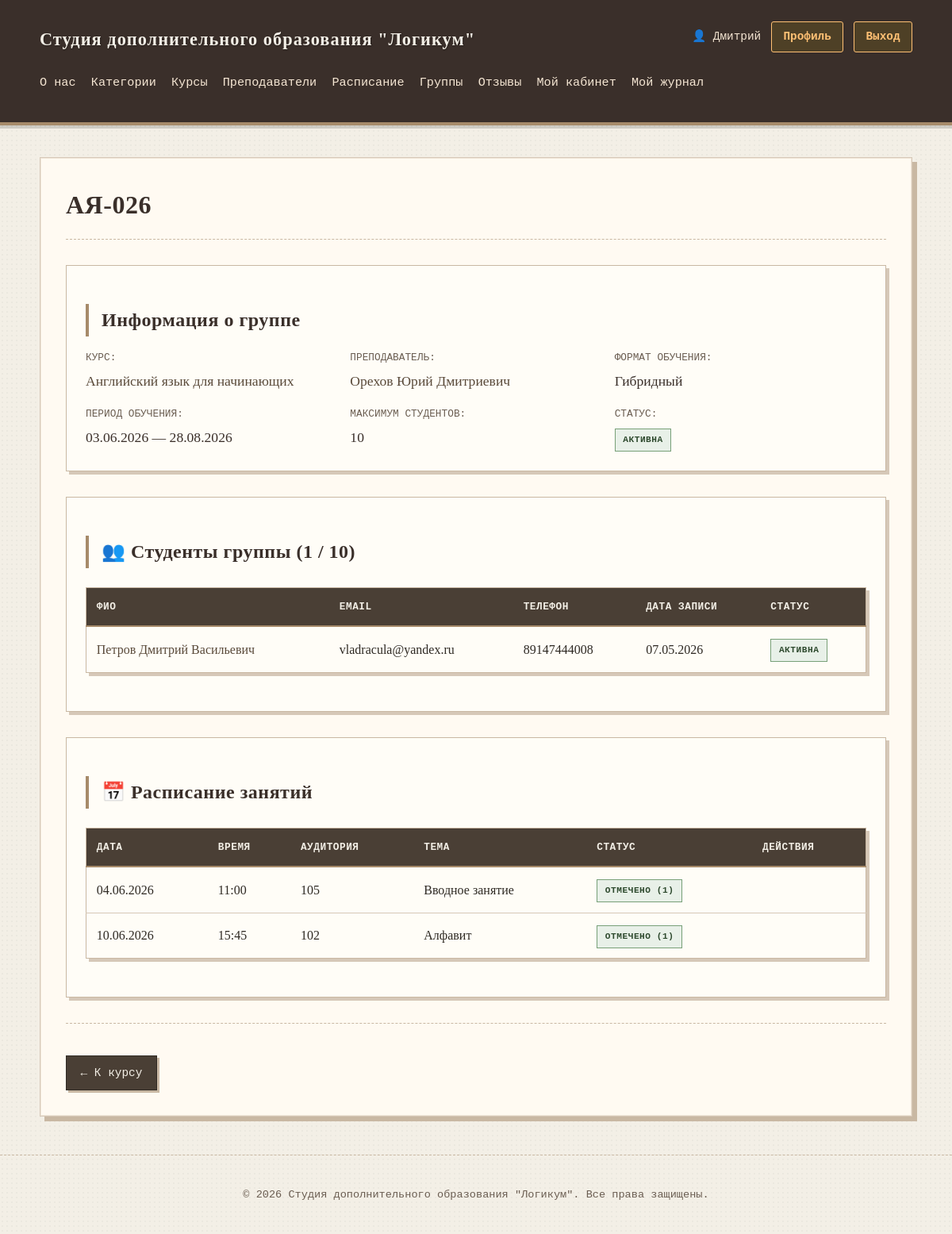
/education/group/1/ (signed in), run on the app's committed database.
### education/models.py (models this page shows, shortened)
class Group(models.Model):
    FORMAT_CHOICES = [
        ('offline', 'Очно'),
        ('online', 'Онлайн'),
        ('hybrid', 'Гибридный'),
    ]
    course = models.ForeignKey(Course, on_delete=models.CASCADE, related_name='groups', verbose_name="Курс")
    teacher = models.ForeignKey(Teacher, on_delete=models.SET_NULL, null=True, related_name='groups', verbose_name="Преподаватель")
    name = models.CharField(max_length=100, verbose_name="Название группы")
    start_date = models.DateField(verbose_name="Дата начала")
    end_date = models.DateField(verbose_name="Дата окончания")
    format = models.CharField(max_length=20, choices=FORMAT_CHOICES, verbose_name="Формат обучения")
    max_students = models.PositiveIntegerField(default=10, verbose_name="Макс. студентов")
    is_active = models.BooleanField(default=True, verbose_name="Активна")
    class Meta:
        db_table = 'groups'
        verbose_name = 'Группа'
        verbose_name_plural = 'Группы'
        ordering = ['-start_date']

class Course(models.Model):
    class Status(models.IntegerChoices):
        DRAFT = 0, 'Черновик'
        PUBLISHED = 1, 'Опубликован'
    category = models.ForeignKey(
        Category,
        on_delete=models.SET_NULL,
        null=True,
        related_name='courses',
        verbose_name="Категория"
    )
    title = models.CharField(max_length=100, verbose_name="Название")
    slug = models.SlugField(max_length=100, unique=True, db_index=True, verbose_name="URL")
    description = models.TextField(verbose_name="Краткое описание")
    full_description = models.TextField(blank=True, verbose_name="Полное описание")
    duration_hours = models.IntegerField(verbose_name="Длительность (часы)")
    price = models.DecimalField(max_digits=10, decimal_places=2, verbose_name="Стоимость")
    status = models.IntegerField(
        choices=Status.choices,
        default=Status.DRAFT,
        verbose_name="Статус"
    )
    time_create = models.DateTimeField(auto_now_add=True, verbose_name="Дата создания")
    time_update = models.DateTimeField(auto_now=True, verbose_name="Дата изменения")
    class Meta:
        db_table = 'courses'
        verbose_name = 'Курс'
        verbose_name_plural = 'Курсы'
        ordering = ['-time_create']
    def get_absolute_url(self):
        return reverse('course-detail-slug', kwargs={'course_slug': self.slug})

class Teacher(models.Model):
    user = models.OneToOneField(
        User,
        on_delete=models.CASCADE,
        null=True,
        blank=True,
        related_name='teacher_profile',
        verbose_name="Пользователь"
    )
    first_name = models.CharField(max_length=50, verbose_name="Имя")
    last_name = models.CharField(max_length=50, verbose_name="Фамилия")
    middle_name = models.CharField(max_length=50, blank=True, verbose_name="Отчество")
    specialization = models.CharField(max_length=100, verbose_name="Специализация")
    phone = models.CharField(max_length=20, verbose_name="Телефон")
    email = models.EmailField(max_length=100, blank=True, verbose_name="Email")
    bio = models.TextField(blank=True, verbose_name="Биография")
    photo = models.ImageField(
        upload_to='teachers/%Y/%m/',
        blank=True,
        null=True,
        verbose_name="Фото",
        validators=[
            FileExtensionValidator(allowed_extensions=['jpg', 'jpeg', 'png', 'gif']),
            validate_image_size
        ],
        help_text="Поддерживаются форматы: JPG, PNG, GIF. Максимальный размер: 5 МБ"
    )
    is_active = models.BooleanField(default=True, verbose_name="Активен")
    class Meta:
        db_table = 'teachers'
        verbose_name = 'Преподаватель'
        verbose_name_plural = 'Преподаватели'
        ordering = ['last_name', 'first_name']
    def get_full_name(self):
        parts = [self.last_name, self.first_name]
        if self.middle_name:
            parts.append(self.middle_name)
        return ' '.join(parts)

class Enrollment(models.Model):
    student = models.ForeignKey(Student, on_delete=models.CASCADE, related_name='enrollments', verbose_name="Студент")
    group = models.ForeignKey(Group, on_delete=models.CASCADE, related_name='enrollments', verbose_name="Группа")
    enrollment_date = models.DateField(auto_now_add=True, verbose_name="Дата записи")
    is_active = models.BooleanField(default=True, verbose_name="Активная запись")
    class Meta:
        db_table = 'enrollments'
        verbose_name = 'Запись на курс'
        verbose_name_plural = 'Записи на курсы'
        unique_together = ['student', 'group']

class Student(models.Model):
    user = models.OneToOneField(
        User,
        on_delete=models.CASCADE,
        null=True,
        blank=True,
        related_name='student_profile',
        verbose_name="Пользователь"
    )
    first_name = models.CharField(max_length=50, verbose_name="Имя")
    last_name = models.CharField(max_length=50, verbose_name="Фамилия")
    middle_name = models.CharField(max_length=50, blank=True, verbose_name="Отчество")
    phone = models.CharField(max_length=20, verbose_name="Телефон")
    email = models.EmailField(max_length=100, verbose_name="Email", unique=True)
    birth_date = models.DateField(verbose_name="Дата рождения")
    time_create = models.DateTimeField(auto_now_add=True, verbose_name="Дата регистрации")
    class Meta:
        db_table = 'students'
        verbose_name = 'Студент'
        verbose_name_plural = 'Студенты'
        ordering = ['last_name', 'first_name']
    def get_full_name(self):
        parts = [self.last_name, self.first_name]
        if self.middle_name:
            parts.append(self.middle_name)
        return ' '.join(parts)

class Schedule(models.Model):
    group = models.ForeignKey(Group, on_delete=models.CASCADE, related_name='schedule', verbose_name="Группа")
    date = models.DateField(verbose_name="Дата занятия")
    time = models.TimeField(verbose_name="Время занятия")
    classroom = models.CharField(max_length=50, verbose_name="Аудитория")
    topic = models.CharField(max_length=200, blank=True, verbose_name="Тема занятия")
    class Meta:
        db_table = 'schedule'
        verbose_name = 'Расписание'
        verbose_name_plural = 'Расписание'
        ordering = ['date', 'time']
        unique_together = ['group', 'date', 'time']  # Нельзя два занятия в одно время у одной группы

### education/views.py (the view)
# urls.py: path('group/<int:group_id>/', views.group_detail, name='group-detail'),
@login_required(login_url=settings.LOGIN_URL)
def group_detail(request, group_id):
    group = get_object_or_404(Group.objects.select_related('course', 'teacher'), id=group_id)
    enrollments = group.enrollments.select_related('student').all()
    schedule = group.schedule.all().order_by('date', 'time')
    performance = Performance.objects.filter(
        schedule__group=group
    ).select_related('student', 'schedule').order_by('-schedule__date')
    data = {
        'title': f'Группа: {group.name}',
        'group': group,
        'enrollments': enrollments,
        'schedule': schedule,
        'performance': performance,
    }
    return render(request, 'education/group_detail.html', data)

### education/context_processors.py (called while the page is built)
def user_groups(request):
    if request.user.is_authenticated:
        groups = list(request.user.groups.values_list('name', flat=True))
        return {'user_groups': groups}
    return {'user_groups': []}

def user_permissions(request):
    context = {
        'user_groups': [],
        'is_admin': False,
        'is_teacher': False,
        'is_student': False,
        'is_marketer': False,
    }
    if request.user.is_authenticated:
        groups = list(request.user.groups.values_list('name', flat=True))
        context['user_groups'] = groups
        context['is_admin'] = request.user.is_superuser or 'Администраторы' in groups
        context['is_teacher'] = 'Преподаватели' in groups
        context['is_student'] = 'Студенты' in groups
        context['is_marketer'] = 'Маркетологи' in groups
    return context

### education/templates/education/group_detail.html (shortened to what this page needs)
{% extends 'base.html' %}
{% load static %}
{% block content %}
    <div class="group-detail">
        <div class="page-header">
            <h1>{{ group.name }}</h1>
        </div>
        <div class="group-info-section">
            <h2>Информация о группе</h2>
            <div class="info-grid">
                <div class="info-item">
                    <span class="info-label">Курс:</span>
                    <span class="info-value">
                        <a href="{{ group.course.get_absolute_url }}">{{ group.course.title }}</a>
                    </span>
                </div>
                <div class="info-item">
                    <span class="info-label">Преподаватель:</span>
                    <span class="info-value">
                        {% if group.teacher %}
                        <a href="{% url 'teacher-detail' group.teacher.id %}">{{ group.teacher.get_full_name }}</a>
                        {% else %}
                        <span class="text-muted">Не назначен</span>
                        {% endif %}
                    </span>
                </div>
                <div class="info-item">
                    <span class="info-label">Формат обучения:</span>
                    <span class="info-value">{{ group.get_format_display }}</span>
                </div>
                <div class="info-item">
                    <span class="info-label">Период обучения:</span>
                    <span class="info-value">{{ group.start_date|date:"d.m.Y" }} — {{ group.end_date|date:"d.m.Y" }}</span>
                </div>
                <div class="info-item">
                    <span class="info-label">Максимум студентов:</span>
                    <span class="info-value">{{ group.max_students }}</span>
                </div>
                <div class="info-item">
                    <span class="info-label">Статус:</span>
                    <span class="info-value">
                        {% if group.is_active %}
                        <span class="badge badge-success">Активна</span>
                        {% else %}
                        <span class="badge badge-inactive">Неактивна</span>
                        {% endif %}
                    </span>
                </div>
            </div>
        </div>
        <div class="group-students-section">
            <h2>👥 Студенты группы ({{ enrollments|length }} / {{ group.max_students }})</h2>
            {% if enrollments %}
            <table class="students-table">
                <thead>
                    <tr>
                        <th>ФИО</th>
                        <th>Email</th>
                        <th>Телефон</th>
                        <th>Дата записи</th>
                        <th>Статус</th>
                    </tr>
                </thead>
                <tbody>
                    {% for enrollment in enrollments %}
                    <tr>
                        <td>
                            <a href="{% url 'student-detail' enrollment.student.id %}">
                                {{ enrollment.student.get_full_name }}
                            </a>
                        </td>
                        <td>{{ enrollment.student.email }}</td>
                        <td>{{ enrollment.student.phone }}</td>
                        <td>{{ enrollment.enrollment_date|date:"d.m.Y" }}</td>
                        <td>
                            {% if enrollment.is_active %}
                            <span class="badge badge-success">Активна</span>
                            {% else %}
                            <span class="badge badge-inactive">Завершена</span>
                            {% endif %}
                        </td>
                    </tr>
                    {% endfor %}
                </tbody>
            </table>
            {% endif %}
        </div>
        <div class="group-schedule-section">
            <h2>📅 Расписание занятий</h2>
            {% if schedule %}
            <table class="schedule-table">
                <thead>
                    <tr>
                        <th>Дата</th>
                        <th>Время</th>
                        <th>Аудитория</th>
                        <th>Тема</th>
                        <th>Статус</th>
                        <th>Действия</th>
                    </tr>
                </thead>
                <tbody>
                    {% for lesson in schedule %}
                    <tr>
                        <td>{{ lesson.date|date:"d.m.Y" }}</td>
                        <td>{{ lesson.time|time:"H:i" }}</td>
                        <td>{{ lesson.classroom }}</td>
                        <td>{{ lesson.topic|default:"—" }}</td>
                        <td>
                            {% with att_count=lesson.attendance.count %}
                            {% if att_count > 0 %}
                            <span class="badge badge-success">Отмечено ({{ att_count }})</span>
                            {% else %}
                            <span class="badge badge-warning">Не отмечено</span>
                            {% endif %}
                            {% endwith %}
                        </td>
                        <td class="actions">
                        </td>
                    </tr>
                    {% endfor %}
                </tbody>
            </table>
            {% endif %}
        </div>
        <div class="group-navigation">
            <a href="{% url 'course-detail-slug' group.course.slug %}" class="btn">← К курсу</a>
        </div>
    </div>
{% endblock %}

### templates/base.html (shortened to what this page needs)
<!DOCTYPE html>
{% load static %}
<html lang="ru">
<head>
    <link rel="stylesheet" href="{% static 'education/css/styles.css' %}?v=1235">
</head>
<body>
    <header>
        <div class="container">
            <div class="header-top">
                <h1><a href="{% url 'education-home' %}">Студия дополнительного образования "Логикум"</a></h1>
                <div class="auth-nav">
                    {% if user.is_authenticated %}
                        <span class="user-greeting">👤 {{ user.first_name }}
                        </span>
                        <a href="{% url 'profile' %}">Профиль</a>
                        <a href="{% url 'logout' %}">Выход</a>
                    {% else %}
                        <a href="{% url 'login' %}">Вход</a>
                        <a href="{% url 'register' %}">Регистрация</a>
                    {% endif %}
                </div>
            </div>
            <nav>
                <ul>
                    <li><a href="{% url 'about' %}">О нас</a></li>
                    <li><a href="{% url 'categories' %}">Категории</a></li>
                    <li><a href="{% url 'courses-list' %}">Курсы</a></li>
                    <li><a href="{% url 'teachers-list' %}">Преподаватели</a></li>
                    {% if user.is_authenticated %}
                        <li><a href="{% url 'schedule-list' %}">Расписание</a></li>
                        <li><a href="{% url 'groups-list' %}">Группы</a></li>
                    {% endif %}
                    <li><a href="{% url 'reviews-list' %}">Отзывы</a></li>
                    {% if 'Студенты' in user_groups %}
                    <li><a href="{% url 'student-dashboard' %}">Мой кабинет</a></li>
                    <li><a href="{% url 'student-journal' %}">Мой журнал</a></li>
                    {% endif %}
                </ul>
            </nav>
        </div>
    </header>
    <main class="container">
        <div class="main-content">
            {% block content %}
            {% endblock %}
        </div>
    </main>
    <footer>
        <div class="container">
            <p>© 2026 Студия дополнительного образования "Логикум". Все права защищены.</p>
        </div>
    </footer>
</body>
</html>

### data on the page
Group: name "АЯ-026", course "Английский язык для начинающих", teacher.get_full_name "Орехов Юрий Дмитриевич", format "Гибридный", start_date "03.06.2026", end_date "28.08.2026", max_students "10"
Enrollment: student.get_full_name "Петров Дмитрий Васильевич", student.email "vladracula@yandex.ru", student.phone "89147444008", enrollment_date "07.05.2026", is_active "АКТИВНА"
Schedule: date "04.06.2026", time "11:00", classroom "105", topic "Вводное занятие", attendance.count "1"
Schedule: date "10.06.2026", time "15:45", classroom "102", topic "Алфавит", attendance.count "1"

### other printed values
{{ user.first_name }} "Дмитрий"
{{ enrollments|length }} "1"
